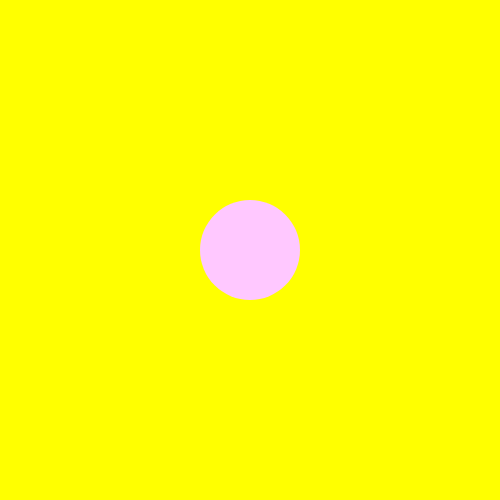
Frame 1 (no input)
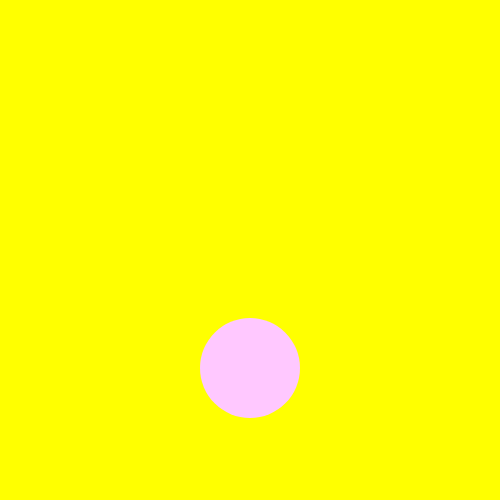
Frame 60 (no input)
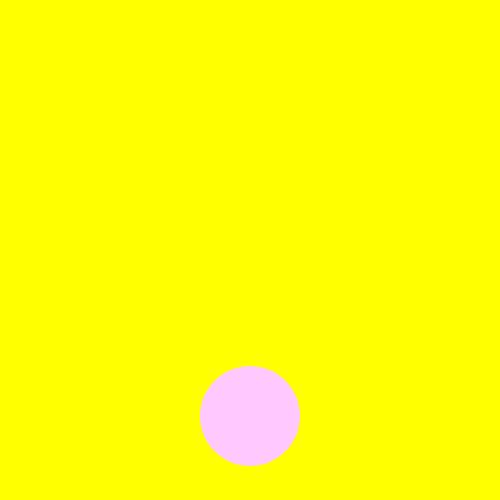
Frame 120 (the mouse pressed at the canvas centre since frame 60)

The p5.js sketch that drew these frames (run headless with seeded random() and noise() and a simulated clock; from frame 60 on, the mouse is pressed at the canvas centre):

// p5.js sketch
// ── sketch.js
//Looping animation using consitional statements.
//Modify the bouncing ball sketch so that the ball moves sideways in addition to up and down.
//1. Make a variable for x position
//2. Make different variables for vertical and horizontal speeds: call them xSpeed and ySpeed
//3. Check boundaries for the x coordinate in the same way as for y coordinate previously: Inverse xSpeed if x is smaller than 0 or larger than width. Inverse ySpeed if y is smaller than 0 or larger than height. Remember to take into account the size of the ball!
	
var y; //variable for y position 
var w = 100; //size of the ball
var speed = 2; //variable for speed

function setup(){
    createCanvas(500,500);
    y = height / 2;
}

function draw(){
    background(255,255,0); // redraw background every frame
    noStroke();
    fill(255,200,255);
    ellipse(width/2, y, w, w); //draw ellipse using y and w
    y = y+speed; //increase y with speed
    //check boundaries:
    //reverse the speed if ball is out of bouds
    //also account for the size of the ball
    if((y > height-w/2) || y < w/2){
        speed = speed * (-1);
    }
}
